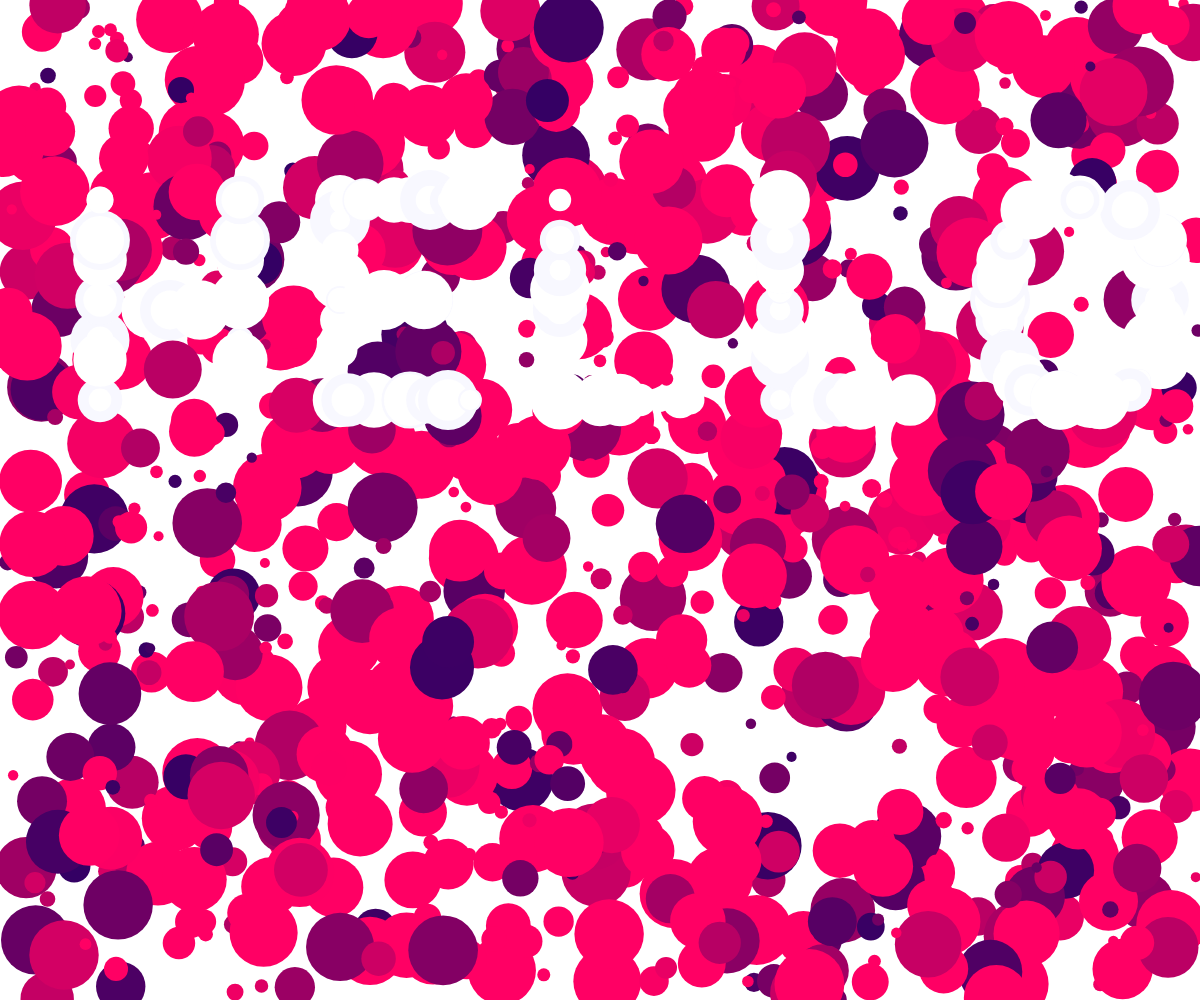
Frame 1 (no input)
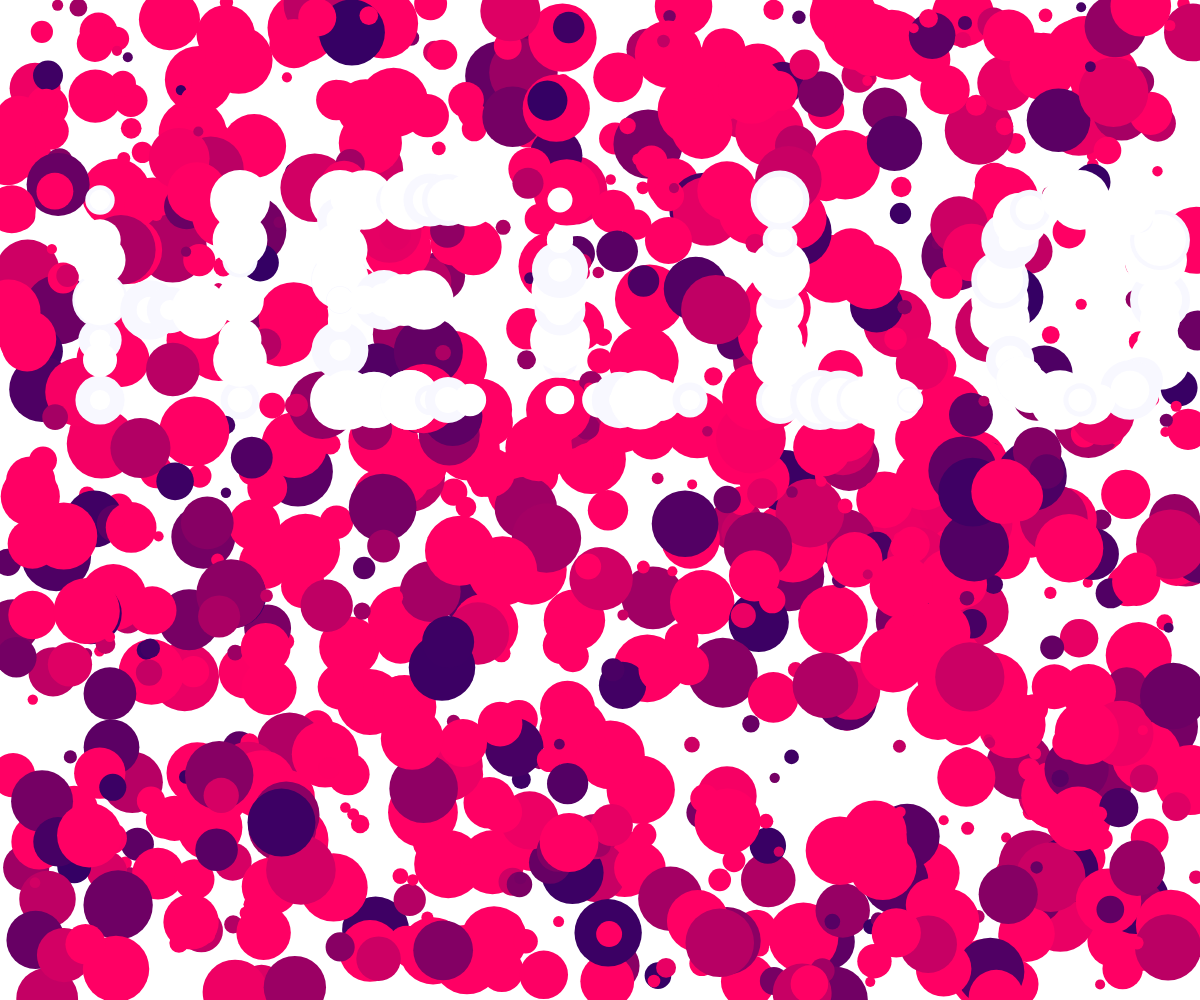
Frame 60 (no input)
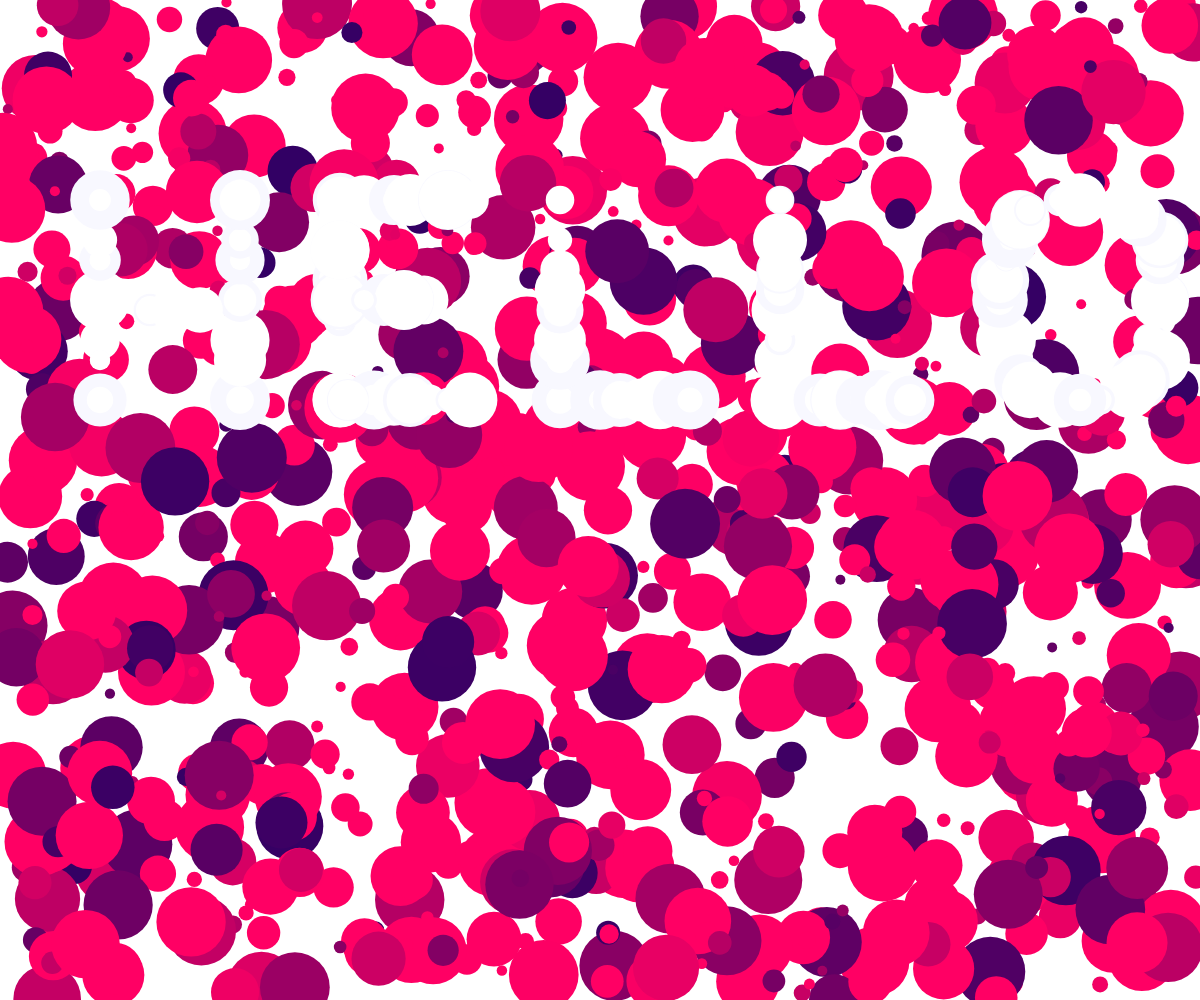
Frame 120 (the mouse pressed at the canvas centre since frame 60)

The p5.js sketch that drew these frames (run headless with seeded random() and noise() and a simulated clock; from frame 60 on, the mouse is pressed at the canvas centre):

// p5.js sketch
// ── sketch.js

// no need to change anything from here ... ----------------------

var letters = {};

var marginLeft = 50;
var marginTop = 100;
var textX = marginLeft;
var textY = 150;
var lineHeight = 150;
var typedText = "HELLO";
var zoom = 2;

function setup() {
	createCanvas(windowWidth, windowHeight);
	initLetters();
	noFill();
	strokeWeight(0);
}

function draw() {
	background(255,255,255);
	scale(zoom);

	randomSeed(4);
   drawBackground();

	textX = marginLeft;
	textY = marginTop + 100;

	for (var i = 0; i < typedText.length; i++) {
		var c = typedText[i];
		if (letters[c]) {
			push();
			translate(textX, textY);
			var w = letters[c]();
			textX += w;
			pop();
		} else if (c == "\n") {
			textX = marginLeft;
			textY += lineHeight;
		}
	}

	//noLoop();
}

function keyTyped() {
    var k = key;
    if (!letters[k]) {
        k = k.toUpperCase();
    }
    if (letters[k]) {
         
        typedText += k;
    }

	//loop();
}

function keyPressed() {
	if (keyCode == RETURN) {
		typedText += "\n";
	}
	if (keyCode == BACKSPACE || keyCode == DELETE) {
		if (typedText.length > 0) typedText = typedText.slice(0, -1);
	}
}

// ... to here -----------------------------------------------------


function initLetters() {
	// Add your calls to the letter functions here

	letters = {
		N: draw_N,
		O: draw_O,
		Q: draw_Q,
		U: draw_U,
       G: draw_G,
       H: draw_H,
       I: draw_I,
       J: draw_J,
       K: draw_K,
       L: draw_L,
       M: draw_M,
       S: draw_S,
       R: draw_R,	
		A: draw_A,
		W: draw_W,
       V: draw_V,
       B: draw_B,
       P: draw_P,
       C: draw_C,
       D: draw_D,
       T: draw_T,
		E: draw_E,
       F: draw_F,
       X: draw_X,
       Y: draw_Y,
       Z: draw_Z,
		
		" ": function() { return 30 },
	};
}


function specialEllipse(x, y, w, h) {
	strokeWeight(0,5);
	fill(248, 248, 255);
	var w = sin(frameCount * random() / 30 + random(100)) * 10 + 20;
	ellipse(x, y, w, w);

    strokeWeight(0,5)
	stroke(0,0,0);
	fill(255, 255, 255);
	w = sin(frameCount * random() / 30 + random(100)) * 10 + 20;
	ellipse(x, y, w, w);
}


function drawBackground() {
   for (var i = 0; i < 1000; i++) {
       var x = random(0, width/zoom);
       var y = random(0, height/zoom);
       var r1 = sin(frameCount * random() / 10 + random(100)) * 15 + 10;
	    var r2 = sin(frameCount * random() / 30 + random(100)) * 5 + 10;
	    var r3 = sin(frameCount * random() / 30 + random(100)) * 15 + 20;
	       
       fill(random(50, 500), 0,100);
       ellipse(x, y,r3, r3);
   }
}


// A function for each letter

function draw_N() {
	
	//rect(-15,-100,80,100);
	
	specialEllipse(0,-100,30,30); //top left 
	specialEllipse(0,0,13,13); 
	specialEllipse(0,-5,15,15); //bottom left
	//specialEllipse(50,-100,30,30); //top right
	specialEllipse(50,-20,30,30); //bottom right
	specialEllipse(0,-30,25,25);
   specialEllipse(0,-20,25,25);
	specialEllipse(0,-40,15,15);
	specialEllipse(0,-50,20,20);
	specialEllipse(0,-70,10,10);
   specialEllipse(0,-80,10,10);
	specialEllipse(0,-90,15,15);
	
   specialEllipse(70,-100,10,10);
	specialEllipse(70,-85,20,20);
	specialEllipse(70,-70,18,18);
	specialEllipse(70,-60,11,11);
	specialEllipse(70,-50,15,15);
   specialEllipse(70,-30,15,15);
	specialEllipse(70,-20,25,25);
	specialEllipse(70,0,13,13);

	specialEllipse(50,-35,20,20);
	specialEllipse(33,-47,10,10);
	specialEllipse(28,-56,15,15);
	specialEllipse(23,-67,18,18);
	specialEllipse(18,-75,10,10);
	specialEllipse(15,-80,13,13);

	
	
	

	return 110;
}

function draw_O() {
	
	//rect(30,-100,80,100);
	
   specialEllipse(0, -50, 25);
   specialEllipse(0, -40, 25);
   specialEllipse(3, -30, 15);
   specialEllipse(5, -20, 30);
   specialEllipse(10, -10, 10);
   specialEllipse(15, -5, 20);
   specialEllipse(30, 0, 20);
   specialEllipse(45, 0, 30);

   specialEllipse(80, -50, 25);
   specialEllipse(80, -40, 25);
   specialEllipse(75, -30, 15);
   specialEllipse(80, -20, 30);
   specialEllipse(70, -10, 10);
   specialEllipse(65, -5, 20);
   specialEllipse(50, 0, 20);
   specialEllipse(40, 0, 30);


   specialEllipse(0, -50, 25);
   specialEllipse(0, -60, 25);
   specialEllipse(3, -70, 15);
   specialEllipse(5, -80, 30);
   specialEllipse(10, -90, 10);
   specialEllipse(15, -95, 20);
   specialEllipse(30, -100, 20);
   specialEllipse(45, -100, 30);

   specialEllipse(80, -50, 25);
   specialEllipse(80, -70, 25);
   specialEllipse(75, -70, 15);
   specialEllipse(80, -80, 30);
   specialEllipse(70, -90, 10);
   specialEllipse(65, -95, 20);
   specialEllipse(40, -100, 20);
   specialEllipse(40, -100, 30);


	return 130;
}
function draw_Q() {
	
	//rect(75,-100,80,100);
	
   specialEllipse(0, -50, 25);
   specialEllipse(0, -40, 25);
   specialEllipse(3, -30, 15);
   specialEllipse(5, -20, 30);
   specialEllipse(10, -10, 10);
   specialEllipse(15, -5, 20);
   specialEllipse(30, 0, 20);
   specialEllipse(45, 0, 30);

   specialEllipse(80, -50, 25);
   specialEllipse(80, -40, 25);
   specialEllipse(75, -30, 15);
   specialEllipse(80, -20, 30);
   specialEllipse(70, -10, 10);
   specialEllipse(65, -5, 20);
   specialEllipse(50, 0, 20);
   specialEllipse(40, 0, 30);


   specialEllipse(0, -50, 25);
   specialEllipse(0, -60, 25);
   specialEllipse(3, -70, 15);
   specialEllipse(5, -80, 30);
   specialEllipse(10, -90, 10);
   specialEllipse(15, -95, 20);
   specialEllipse(30, -100, 20);
   specialEllipse(45, -100, 30);

   specialEllipse(80, -50, 25);
   specialEllipse(80, -70, 25);
   specialEllipse(75, -70, 15);
   specialEllipse(80, -80, 30);
   specialEllipse(70, -90, 10);
   specialEllipse(65, -95, 20);
   specialEllipse(40, -100, 20);
   specialEllipse(40, -100, 30);

   specialEllipse(90, 0, 25);
   specialEllipse(80, -10, 15);
   specialEllipse(70, -20, 15);
	specialEllipse(60, -30, 10);
	

	

	return 130;
}

function draw_U() {
	
   specialEllipse(0, -50, 25);
   specialEllipse(0, -40, 25);
   specialEllipse(0, -60, 25);
   specialEllipse(0, -70, 25);
   specialEllipse(0, -80, 25);
   specialEllipse(0, -90, 25);
   specialEllipse(0, -95, 25);
   specialEllipse(0, -100, 25);
   specialEllipse(3, -30, 15);
   specialEllipse(5, -20, 30);
   specialEllipse(10, -10, 10);
   specialEllipse(15, -5, 20);
   specialEllipse(30, 0, 20);
   specialEllipse(45, 0, 30);

   specialEllipse(80, -50, 25);
   specialEllipse(80, -60, 25);
   specialEllipse(80, -70, 25);
   specialEllipse(80, -80, 25);
   specialEllipse(80, -90, 25);
   specialEllipse(80, -95, 25);
   specialEllipse(80, -100, 25);

   specialEllipse(75, -30, 15);
   specialEllipse(80, -20, 30);
   specialEllipse(70, -10, 10);
   specialEllipse(65, -5, 20);
   specialEllipse(50, 0, 20);
   specialEllipse(40, 0, 30);
	
	
	

	

	return 120;
}




function draw_G() {



   specialEllipse(0, -50, 25);
   specialEllipse(0, -40, 25);
   specialEllipse(3, -30, 15);
   specialEllipse(5, -20, 30);
   specialEllipse(10, -10, 10);
   specialEllipse(15, -5, 20);
   specialEllipse(30, 0, 20);
   specialEllipse(45, 0, 30);

   specialEllipse(80, -50, 25);
   specialEllipse(80, -40, 25);
   specialEllipse(75, -30, 15);
   specialEllipse(80, -20, 30);
   specialEllipse(70, -10, 10);
   specialEllipse(65, -5, 20);
   specialEllipse(50, 0, 20);
   specialEllipse(40, 0, 30);



   specialEllipse(75, -40, 20);
   specialEllipse(75, -50, 15);


   specialEllipse(0, -50, 25);
   specialEllipse(0, -60, 25);
   specialEllipse(3, -70, 15);
   specialEllipse(5, -80, 30);
   specialEllipse(10, -90, 10);
   specialEllipse(15, -95, 20);
   specialEllipse(30, -100, 20);
   specialEllipse(45, -100, 30);

   specialEllipse(75, -90, 20);
   specialEllipse(60, -100, 20);
   specialEllipse(45, -100, 30);

   specialEllipse(65, -50, 10);
   specialEllipse(75, -50, 15);
   specialEllipse(60, -50, 10);




       return 130;
}


function draw_H() {


   specialEllipse(0, 0, 20);
   specialEllipse(0, -30, 25);
   specialEllipse(0, -20, 25);
   specialEllipse(0, -50, 15);
   specialEllipse(0, -70, 20);
   specialEllipse(0, -80, 20);
   specialEllipse(0, -100, 30);
   specialEllipse(25, -45, 25);
   specialEllipse(35, -45, 10);

   specialEllipse(70, 0, 20);
   specialEllipse(70, -30, 25);
   specialEllipse(70, -20, 25);
   specialEllipse(70, -50, 25);
   specialEllipse(70, -70, 30);
   specialEllipse(70, -80, 30);

   specialEllipse(50, -45, 25);
   specialEllipse(70, -100, 15);


       return 120;
}


function draw_I() {


   specialEllipse(0, 0, 20);
   specialEllipse(0, -30, 25);
   specialEllipse(0, -20, 25);
   specialEllipse(0, -45, 15);
   specialEllipse(0, -60, 20);
   specialEllipse(0, -80, 20);
   specialEllipse(0, -100, 30);


       return 50;

}

function draw_J() {


   specialEllipse(60, -80, 30);
   specialEllipse(60, -30, 25);
   specialEllipse(60, -100, 20);
   specialEllipse(60, -70, 20);
   specialEllipse(60, -60, 20);
   specialEllipse(60, -50, 20);
   specialEllipse(50, -10, 30);
   specialEllipse(30, 0, 20);
   specialEllipse(0, -50, 10);
   specialEllipse(0, -25, 15);
   specialEllipse(0, -35, 25);
   specialEllipse(10, -15, 15);


       return 110;

}
function draw_K() {


   specialEllipse(15, -45, 20);
   specialEllipse(30, -55, 25);
   specialEllipse(40, -65, 10);
   specialEllipse(50, -75, 20);
   specialEllipse(70, -100, 20);
   specialEllipse(60, -90, 20);
   specialEllipse(0, -100, 15);
   specialEllipse(0, -100, 10);
   specialEllipse(0, -65, 20);
   specialEllipse(0, -75, 20);
   specialEllipse(0, -50, 10);
   specialEllipse(0, -45, 25);
   specialEllipse(0, -25, 25);
   specialEllipse(0,  0, 30);
   specialEllipse(15, -35, 10);
   specialEllipse(35, -35, 20);
   specialEllipse(45, -25, 25);
   specialEllipse(50, -15, 20);
   specialEllipse(70, 0, 25);



       return 120;
}

function draw_L() {


   specialEllipse(0, 0, 25);
   specialEllipse(0, -20, 20);
   specialEllipse(0, -30, 10);
   specialEllipse(0, -45, 20);
   specialEllipse(0, -55, 20);
   specialEllipse(0, -65, 30);
   specialEllipse(0, -80, 30);
   specialEllipse(0, -100, 10);
   specialEllipse(20, 0, 20);
   specialEllipse(30, 0, 10);
   specialEllipse(40, 0, 10);
   specialEllipse(50, 0, 15);
    specialEllipse(60, 0, 15);
   specialEllipse(65, 0, 30);




       return 110;
}


function draw_M() {



   specialEllipse(80, 0, 25);
   specialEllipse(80, -20, 25);
   specialEllipse(80, -10, 30);
   specialEllipse(80, -30, 15);
   specialEllipse(80, -40, 15);
   specialEllipse(80, -50, 10);
   specialEllipse(80, -65, 30);
   specialEllipse(80, -80, 30);
   specialEllipse(80, -100, 15);
   specialEllipse(0, 0, 25);
   specialEllipse(0, -20, 25);
   specialEllipse(0, -10, 30);
   specialEllipse(0, -30, 15);
   specialEllipse(0, -40, 15);
   specialEllipse(0, -50, 10);
   specialEllipse(0, -65, 30);
   specialEllipse(0, -80, 30);
   specialEllipse(0, -100, 15);


   specialEllipse(10, -90, 25);
   specialEllipse(15, -80, 20);
   specialEllipse(20, -70, 20);
   specialEllipse(25, -60, 10);
   specialEllipse(30, -50, 30);
   specialEllipse(35, -45, 10);
   specialEllipse(40, -40, 10);

   specialEllipse(70, -90, 25);
   specialEllipse(65, -80, 20);
   specialEllipse(60, -70, 20);
   specialEllipse(55, -60, 10);
   specialEllipse(50, -50, 30);
   specialEllipse(45, -45, 10);






       return 130;
}
function draw_S() {



   specialEllipse(65, -80, 10);
   specialEllipse(60, -85, 15);
   specialEllipse(60, -90, 30);
   specialEllipse(40, -95, 10);
   specialEllipse(40, -100, 20);
   specialEllipse(40, -100, 10);
   specialEllipse(35, -100, 10);
   specialEllipse(20, -98, 30);
   specialEllipse(19, -95, 20);
   specialEllipse(15, -92, 20);
   specialEllipse(10, -87, 10);
   specialEllipse(7, -85, 15);
   specialEllipse(5, -75, 25);
   specialEllipse(1, -70, 30);
   specialEllipse(0, -65, 30);
   specialEllipse(0, -60, 30);
   specialEllipse(0, -55, 20);
   specialEllipse(0, -50, 25);

   specialEllipse(5, -45, 25);
   specialEllipse(10, -45, 25);
   specialEllipse(15, -45, 30);
   specialEllipse(35, -45, 30);
   specialEllipse(40, -45, 10);
   specialEllipse(45, -45, 20);
   specialEllipse(50, -45, 20);
   specialEllipse(55, -40, 20);
   specialEllipse(60, -42, 10);
   specialEllipse(75, -35, 15);
   specialEllipse(80, -25, 10);
   specialEllipse(75, -35, 10);
   specialEllipse(75, -10, 15);
   specialEllipse(65, -5, 10);
   specialEllipse(60, -3, 10);
   specialEllipse(55, 0, 30);
   specialEllipse(40, 0, 30);

   specialEllipse(35, 0, 20);
   specialEllipse(30, 0, 30);
   specialEllipse(25, -2, 10);
   specialEllipse(20, -5, 10);
   specialEllipse(15, -7, 20);
   specialEllipse(10, -10, 20);
    specialEllipse(5, -12, 30);
   specialEllipse(0, -15, 0);


       return 120;
}
function draw_R() {


   //pionowa kreska
   specialEllipse(0, 0, 20);
   specialEllipse(0, -10, 25);
   specialEllipse(0, -20, 20);
   specialEllipse(0, -30, 25);
   specialEllipse(0, -40, 25);
   specialEllipse(0, -50, 20);
   specialEllipse(0, -60, 15);
   specialEllipse(0, -70, 20);
   specialEllipse(0, -80, 15)
   specialEllipse(0, -90, 15);
   specialEllipse(0, -100, 20);

   //gorny brzuszek
   specialEllipse(10, -100, 15);
   specialEllipse(20, -100, 15);
   specialEllipse(30, -100, 20);
   specialEllipse(40, -95, 20);
   specialEllipse(50, -95, 15);
   specialEllipse(60, -88, 15);
   specialEllipse(70, -75, 20);
   specialEllipse(65, -60, 15);
   specialEllipse(55, -50, 15);
   specialEllipse(40, -45, 20);
   specialEllipse(30, -45, 25);
   specialEllipse(20, -44, 15);
   specialEllipse(10, -45, 15);


   specialEllipse(65, 0, 20);
   specialEllipse(60, -10, 25);
   specialEllipse(55, -20, 15);
   specialEllipse(50, -30, 15);
   specialEllipse(45, -40, 15);


       return 120;
}


function draw_A() {

   // lewe ramię
   specialEllipse(0, 0, 15);
   specialEllipse(4, -8, 15);
   specialEllipse(8, -15, 20);
   specialEllipse(13, -25, 20);
   specialEllipse(20, -40, 25);
   specialEllipse(25, -55, 20);
   specialEllipse(28, -63, 20);
   specialEllipse(31, -75, 15);
   specialEllipse(35, -85, 20);
   specialEllipse(38, -93, 15);
   specialEllipse(40, -100, 15);


   //prawe ramię
   specialEllipse(40, -100, 15);
   specialEllipse(42, -93, 15);
   specialEllipse(45, -85, 20);
   specialEllipse(49, -75, 15);
   specialEllipse(52, -63, 20);
   specialEllipse(57, -55, 20);
   specialEllipse(62, -40, 25);
   specialEllipse(69, -25, 20);
   specialEllipse(74, -15, 20);
   specialEllipse(76, -8, 15);
   specialEllipse(80, 0, 15);


   //mostek
   specialEllipse(35, -40, 20);
   specialEllipse(50, -40, 15);


	return 120;
}

function draw_W() {

   //pionowa kreska
	specialEllipse(0, 0, 20);
   specialEllipse(0, -20, 25);
   specialEllipse(0, -30, 20);
   specialEllipse(0, -40, 25);
   specialEllipse(0, -50, 25);
   specialEllipse(0, -60, 20);
   specialEllipse(0, -70, 15);
   specialEllipse(0, -80, 20);
   specialEllipse(0, -90, 15)
   specialEllipse(0, -100, 15);

   //ukośna lewa
   specialEllipse(0, -10, 20);
   specialEllipse(10, -20, 15);
   specialEllipse(20, -30, 20);
   specialEllipse(30, -40, 25);
   specialEllipse(40, -50, 20);

   //ukośna prawa
   specialEllipse(80, -10, 20);
   specialEllipse(70, -20, 15);
   specialEllipse(60, -30, 20);
   specialEllipse(50, -40, 25);
   specialEllipse(40, -50, 20);


   //pionowa prawa
   specialEllipse(80, 0, 20);
   specialEllipse(80, -20, 25);
   specialEllipse(80, -30, 20);
   specialEllipse(80, -40, 25);
   specialEllipse(80, -50, 25);
   specialEllipse(80, -60, 20);
   specialEllipse(80, -70, 15);
   specialEllipse(80, -80, 20);
   specialEllipse(80, -90, 15);
   specialEllipse(80, -100, 15);

	return 130;
}


function draw_V() {


   // lewe ramię
   specialEllipse(0, -100, 15);
   specialEllipse(4, -93, 15);
   specialEllipse(8, -85, 20);
   specialEllipse(11, -77, 15);
   specialEllipse(16, -65, 20);
   specialEllipse(21, -52, 20);
   specialEllipse(24, -40, 20);
   specialEllipse(27, -32, 15);
   specialEllipse(31, -24, 20);
   specialEllipse(34, -16, 15);
   specialEllipse(37, -8, 15);
   specialEllipse(40, 0, 10);

   //prawe ramię

   specialEllipse(80, -100, 15);
   specialEllipse(77, -93, 15);
   specialEllipse(74, -85, 20);
   specialEllipse(71, -77, 15);
   specialEllipse(67, -65, 20);
   specialEllipse(64, -52, 20);
   specialEllipse(60, -40, 20);
   specialEllipse(56, -32, 15);
   specialEllipse(51, -24, 20);
   specialEllipse(48, -16, 15);
   specialEllipse(44, -8, 15);
   specialEllipse(40, 0, 10);


	return 110;
}


function draw_B() {

   //pionowa kreska
   specialEllipse(0, 0, 20);
   specialEllipse(0, -20, 25);
   specialEllipse(0, -30, 20);
   specialEllipse(0, -40, 25);
   specialEllipse(0, -50, 25);
   specialEllipse(0, -60, 20);
   specialEllipse(0, -70, 15);
   specialEllipse(0, -80, 20);
   specialEllipse(0, -90, 15)
   specialEllipse(0, -100, 15);
   specialEllipse(0, -10, 20);

   //gorny brzuszek
   specialEllipse(8, -100, 15);
   specialEllipse(14, -99, 15);
   specialEllipse(26, -97, 20);
   specialEllipse(36, -94, 20);
   specialEllipse(48, -92, 15);
   specialEllipse(56, -87, 15);
   specialEllipse(60, -75, 20);

   specialEllipse(52, -64, 15);
   specialEllipse(45, -61, 15);
   specialEllipse(36, -59, 20);
   specialEllipse(26, -56, 25);
   specialEllipse(14, -52, 15);
   specialEllipse(8, -50, 15);


   //dolny brzuszek
   specialEllipse(8, -50, 15);
   specialEllipse(14, -49, 15);
   specialEllipse(26, -47, 20);
   specialEllipse(36, -44, 20);
   specialEllipse(48, -42, 15);
   specialEllipse(56, -37, 15);
   specialEllipse(60, -25, 20);

   specialEllipse(52, -14, 15);
   specialEllipse(45, -11, 15);
   specialEllipse(36, -9, 20);
   specialEllipse(26, -6, 25);
   specialEllipse(14, -2, 15);
   specialEllipse(8, 0, 15);


	return 100;
}


function draw_P() {

   //pionowa kreska
   specialEllipse(0, 0, 20);
   specialEllipse(0, -10, 25);
   specialEllipse(0, -20, 20);
   specialEllipse(0, -30, 25);
   specialEllipse(0, -40, 25);
   specialEllipse(0, -50, 20);
   specialEllipse(0, -60, 15);
   specialEllipse(0, -70, 20);
   specialEllipse(0, -80, 15)
   specialEllipse(0, -90, 15);
   specialEllipse(0, -100, 20);

   //gorny brzuszek
   specialEllipse(10, -100, 15);
   specialEllipse(20, -100, 15);
   specialEllipse(30, -100, 20);
   specialEllipse(40, -95, 20);
   specialEllipse(50, -95, 15);
   specialEllipse(60, -88, 15);
   specialEllipse(70, -75, 20);
   specialEllipse(65, -60, 15);
   specialEllipse(55, -50, 15);
   specialEllipse(40, -45, 20);
   specialEllipse(30, -45, 25);
   specialEllipse(20, -44, 15);
   specialEllipse(10, -45, 15);


	return 100;
}



function draw_C() {


   specialEllipse(62, -94, 10);
   specialEllipse(57, -98, 15);

   specialEllipse(50, -100, 15);

   specialEllipse (46, -99, 10);
   specialEllipse (41, -99, 15);
   specialEllipse (30, -94, 15);
   specialEllipse (25, -91, 20);
   specialEllipse (18, -85, 15);
   specialEllipse (13, -78, 15);
   specialEllipse(10, -72, 20);
   specialEllipse(5, -64, 15);
   specialEllipse(2, -58, 20);
   specialEllipse(0, -50, 15);


   specialEllipse (46, -1, 10);
   specialEllipse (41, -1, 15);
   specialEllipse (30, -6, 15);
   specialEllipse (25, -9, 20);
   specialEllipse (18, -15, 15);
   specialEllipse (13, -22, 15);
   specialEllipse(10, -28, 20);
   specialEllipse(5, -36, 15);
   specialEllipse(2, -42, 20);
   specialEllipse(0, -50, 15);

   specialEllipse(57, -2, 15);
   specialEllipse(62, -6, 10);

   specialEllipse(50, 0, 15);


	return 110;
}



function draw_D() {


   specialEllipse(0, -100, 15);
   specialEllipse (20, -99, 10);
   specialEllipse (30, -99, 15);
   specialEllipse (40, -95, 15);
   specialEllipse (45, -91, 20);
   specialEllipse (50, -85, 15);
   specialEllipse (55, -78, 15);
   specialEllipse(50, -72, 20);
   specialEllipse(55, -64, 15);
   specialEllipse(65, -58, 20);
   specialEllipse(65, -50, 15);


   specialEllipse (15, -1, 10);
   specialEllipse (20, -1, 15);
   specialEllipse (25, -6, 15);
   specialEllipse (35, -9, 20);
   specialEllipse (45, -15, 15);
   specialEllipse (50, -22, 15);
   specialEllipse(55, -28, 20);
   specialEllipse(55, -36, 15);
   specialEllipse(60, -42, 20);
   specialEllipse(60, -50, 15);



   specialEllipse(0, 0, 20);
   specialEllipse(0, -8, 15);
   specialEllipse(0, -15, 25);
   specialEllipse(0, -30, 20);
   specialEllipse(0, -40, 25);
   specialEllipse(0, -50, 25);
   specialEllipse(0, -60, 20);
   specialEllipse(0, -70, 15);
   specialEllipse(0, -80, 20);
   specialEllipse(0, -90, 15);
   specialEllipse(0, -100, 15);


	return 100;
}


function draw_T() {

   //pionowa kreska
   specialEllipse(40, 0, 20);
   specialEllipse(40, -20, 25);
   specialEllipse(40, -30, 20);
   specialEllipse(40, -40, 25);
   specialEllipse(40, -50, 25);
   specialEllipse(40, -60, 20);
   specialEllipse(40, -70, 15);
   specialEllipse(40, -80, 20);
   specialEllipse(40, -90, 15);
   specialEllipse(40, -100, 15);
   specialEllipse(40, -10, 20);

   //daszek
   specialEllipse(20, -100, 20);
   specialEllipse(62, -100, 20);
   specialEllipse(35, -100, 20);
   specialEllipse(50, -100, 15);
   specialEllipse(71, -100, 10);
   specialEllipse(80, -100, 25);
   specialEllipse(7, -100, 25);
   specialEllipse(0, -100, 10);



	return 110;
}

function draw_E() {

   specialEllipse (0, 0, 28);
   specialEllipse (0, -60, 16);
   specialEllipse (0, -25, 24);
   specialEllipse (0, -40, 25);
   specialEllipse (0, -50 , 14);
   specialEllipse (0, -100 , 14);
   specialEllipse (0, -90 , 14);
   specialEllipse (0, -75 , 18);


   specialEllipse (17, 0, 20);
   specialEllipse (4, 0, 25);
   specialEllipse (27, 0, 19);
   specialEllipse (35, 0, 15);
   specialEllipse (45, 0, 22);
   specialEllipse (54, 0, 19);
   specialEllipse (65, 0, 15);

   specialEllipse (2, -100, 20);
   specialEllipse (12, -100, 23);
   specialEllipse (27, -100, 18);
   specialEllipse (35, -100, 23);
   specialEllipse (45, -100, 18);
   specialEllipse (54, -100, 13);
   specialEllipse (65, -100, 15);

    specialEllipse (42, -50, 20);
    specialEllipse (22, -50, 27);
    specialEllipse (32, -50, 20);
    specialEllipse (12, -50, 20);



       return 110;
}

function draw_F() {

   specialEllipse (0, 0, 26);
   specialEllipse (0, -40, 30);
   specialEllipse (0, -10, 25);
   specialEllipse (0, -30, 25);
   specialEllipse (0, -50 , 30);
   specialEllipse (0, -100 , 10);
   specialEllipse (0, -80 , 18);
   specialEllipse (0, -70 , 18);

   specialEllipse (10, -100, 20);
   specialEllipse (20, -100, 23);
   specialEllipse (35, -100, 18);
   specialEllipse (43, -100, 23);
   specialEllipse (53, -100, 18);
   specialEllipse (62, -100, 13);
   specialEllipse (73, -100, 15);

    specialEllipse (30, -50, 17);
    specialEllipse (40, -50, 20);
    specialEllipse (20, -50, 20);



       return 100;
}


function draw_X() {
   specialEllipse (0, 0, 25);
   specialEllipse (10, -12, 20);
   specialEllipse (15, -22, 20);
   specialEllipse (20, -30, 15);
   specialEllipse (31, -40, 17);
   specialEllipse (37, -50, 13);
   specialEllipse (44, -60, 13);
   specialEllipse (50, -70, 15);
   specialEllipse (55, -75, 15);
   specialEllipse (62, -80, 16);
   specialEllipse (70, -90, 16);
   specialEllipse (80, -100, 20);

    specialEllipse (0, -100, 20);
   specialEllipse (13, -83, 16);
   specialEllipse (20, -75, 15);
   specialEllipse (26, -69, 15);
   specialEllipse (33, -60, 13);
   specialEllipse (40, -50, 13);
   specialEllipse (47, -40, 17);
   specialEllipse (53, -30, 15);
   specialEllipse (59, -22, 20);
   specialEllipse (65, -12, 20);
   specialEllipse (70, -12, 20);
   specialEllipse (80, 0, 25);

   return 120;
}

function draw_Y() {

   specialEllipse (40, 0, 25);
   specialEllipse (40, -10, 18);
   specialEllipse (40, -20, 15);
   specialEllipse (40, -30, 12);
   specialEllipse (40, -40, 10);

   specialEllipse (45, -55, 10);
   specialEllipse (40, -55, 10);
   specialEllipse (35, -55, 10);
   specialEllipse (30, -60, 10);
   specialEllipse (25, -65, 12);
   specialEllipse (20, -70, 15);
   specialEllipse (15, -75, 18);
   specialEllipse (10, -80, 18);
   specialEllipse (5, -90, 18);
   specialEllipse (0, -100, 19);

   specialEllipse (45, -54, 10);
   specialEllipse (50, -60, 12);
   specialEllipse (55, -65, 15);
   specialEllipse (60, -65, 15);
   specialEllipse (65, -75, 18);
   specialEllipse (70, -84, 18);
   specialEllipse (75, -84, 18);
   specialEllipse (80, -100, 19);


       return 120;
}

function draw_Z() {


   specialEllipse (25, 0, 20);
   specialEllipse (0, 0, 25);
   specialEllipse (5, 0, 25);
   specialEllipse (35, 0, 19);
   specialEllipse (43, 0, 15);
   specialEllipse (53, 0, 22);
   specialEllipse (62, 0, 19);
   specialEllipse (80, 0, 15);

   specialEllipse (16, -20, 20);
   specialEllipse (21, -30, 14);
   specialEllipse (29, -40, 20);
   specialEllipse (37, -50, 20);
   specialEllipse (45, -60, 19);
   specialEllipse (53, -70, 18);
   specialEllipse (62, -80, 25);
   specialEllipse (67, -87, 25);

   specialEllipse (0, -100, 20);
   specialEllipse (20, -100, 23);
   specialEllipse (35, -100, 18);
   specialEllipse (43, -100, 23);
   specialEllipse (53, -100, 18);
   specialEllipse (62, -100, 13);
   specialEllipse (80, -100, 15);


       return 110;
}
